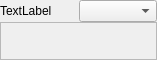
<?xml version="1.0" encoding="UTF-8"?>
<ui version="4.0">
 <class>ListParamWidget_UI</class>
 <widget class="QWidget" name="ListParamWidget_UI">
  <property name="geometry">
   <rect>
    <x>0</x>
    <y>0</y>
    <width>157</width>
    <height>60</height>
   </rect>
  </property>
  <layout class="QGridLayout">
   <property name="leftMargin">
    <number>0</number>
   </property>
   <property name="topMargin">
    <number>0</number>
   </property>
   <property name="rightMargin">
    <number>0</number>
   </property>
   <property name="bottomMargin">
    <number>0</number>
   </property>
   <property name="spacing">
    <number>0</number>
   </property>
   <item row="1" column="0" colspan="2">
    <widget class="QWidget" name="m_widgetComment" native="true">
     <layout class="QGridLayout" name="_2">
      <property name="leftMargin">
       <number>0</number>
      </property>
      <property name="topMargin">
       <number>0</number>
      </property>
      <property name="rightMargin">
       <number>0</number>
      </property>
      <property name="bottomMargin">
       <number>0</number>
      </property>
      <property name="spacing">
       <number>0</number>
      </property>
      <item row="0" column="0">
       <widget class="QLabel" name="m_labelComment">
        <property name="frameShape">
         <enum>QFrame::StyledPanel</enum>
        </property>
        <property name="frameShadow">
         <enum>QFrame::Raised</enum>
        </property>
        <property name="textFormat">
         <enum>Qt::RichText</enum>
        </property>
        <property name="alignment">
         <set>Qt::AlignLeading|Qt::AlignLeft|Qt::AlignTop</set>
        </property>
        <property name="wordWrap">
         <bool>true</bool>
        </property>
       </widget>
      </item>
     </layout>
    </widget>
   </item>
   <item row="0" column="0">
    <widget class="QLabel" name="m_labelName">
     <property name="text">
      <string>TextLabel</string>
     </property>
    </widget>
   </item>
   <item row="0" column="1">
    <widget class="QComboBox" name="m_list"/>
   </item>
  </layout>
 </widget>
 <resources/>
 <connections/>
</ui>
